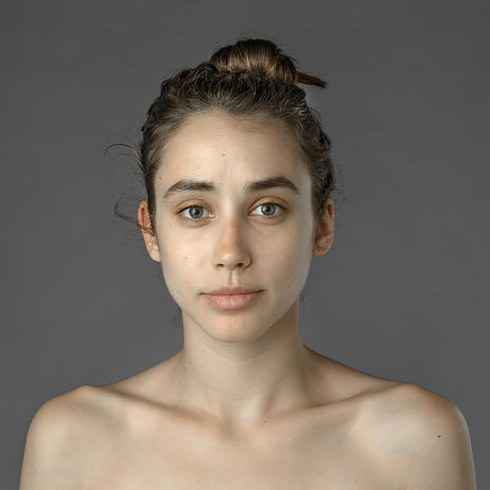
#> input picture face.jpg, 490 x 490 px
$ python basicgeometrictranstransl.py
#> lines starting #> are read from the running program, lines starting #| are printed output that depends on the picture
import cv2
import numpy as np
img = cv2.imread("face.jpg")
#> img is the input picture: shape (490, 490, 3); mean B, G, R 98, 107.3, 116.2
cv2.imshow("ORIGINAL",img)
rows,cols,ch = img.shape
#> rows = 490; cols = 490; ch = 3
matrix = np.float32([[1,0,50],[0,1,50]])
trans_img = cv2.warpAffine(img,matrix,(cols,rows))
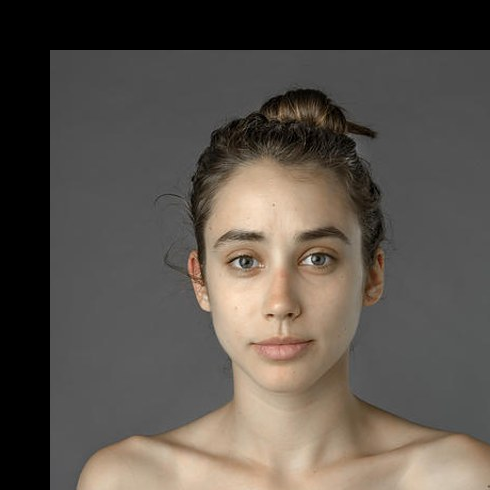
#> trans_img: shape (490, 490, 3); mean B, G, R 75.6, 82.6, 89.5
cv2.imshow("tran",trans_img)
cv2.waitKey(0)
cv2.destroyAllWindows()
